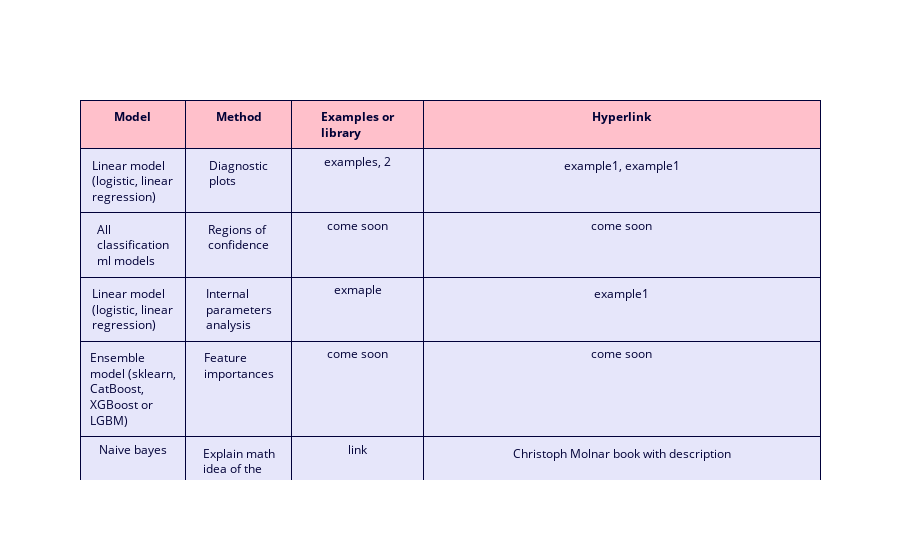

Notebook code cell kept with this figure:
### Code cell
fig = go.Figure(
    data=[
        go.Table(
            columnwidth = [0.8, 0.8, 1, 3],
            header=dict(
                values=[f"<b>{i}</b>" for i in df2.columns.to_list()],
                fill_color='pink'
                ),
            cells=dict(
                values=df2.transpose(), fill_color='lavender'),
            )
        ]
    )
fig.show()

### Figure 1 — Plotly figure (JSON) as saved in the notebook; plotly's stock layout.template omitted (floating-point values rounded to 4 significant figures)
{"data": [{"cells": {"fill": {"color": "lavender"}, "values": [["Linear model (logistic, linear regression)", "All classification ml models", "Linear model (logistic, linear regression)", "Ensemble model (sklearn, CatBoost, XGBoost or LGBM)", "Naive bayes", "Linear model (logistic, linear regression)", "KNN", "Decision tree", "All classification models"], ["Diagnostic plots", "Regions of confidence", "Internal parameters analysis", "Feature importances", "Explain math idea of the model", "Explain math idea of the model", "Explain math idea of the model", "Tree graph analysis", "Missclassification Analysis"], ["examples, 2", "come soon", "exmaple", "come soon", "link", "link", "link", "come soon", "come soon"], ["<a href=\"https://www.kirenz.com/post/2021-11-14-linear-regression-diagnostics-in-python/linear-regression-diagnostics-in-python/\">example1</a>, <a href=\"https://www.geeksforgeeks.org/residual-leverage-plot-regression-diagnostic/\">example1</a>", "come soon", "<a href=\"https://maheshwarappa-a.gitbook.io/explainable-ai-1/interpretable-machine-learning-models/linear-regression/model\">example1</a>", "come soon", "<a href=\"https://christophm.github.io/interpretable-ml-book/simple.html\">Christoph Molnar book with description</a>", "<a href=\"https://christophm.github.io/interpretable-ml-book/simple.html\">Christoph Molnar book with description</a>", "<a href=\"https://christophm.github.io/interpretable-ml-book/simple.html\">Christoph Molnar book with description</a>", "come soon", "come soon"]]}, "columnwidth": [0.8, 0.8, 1, 3], "header": {"fill": {"color": "pink"}, "values": ["<b>Model</b>", "<b>Method</b>", "<b>Examples or library</b>", "<b>Hyperlink</b>"]}, "type": "table"}], "layout": {"autosize": true}}
